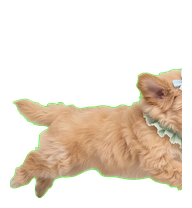
#> input picture shared/companions/dog/running-right/00.png, 192 x 208 px
$ python -i extract_sheet_frames.py   (imports and definitions only)
#> lines starting #> are read from the running program, lines starting #| are printed output that depends on the picture
#> further down, picture is the input picture: PIL image 192x208 RGBA; mean R, G, B, A 67.6, 58.9, 43.1, 85
#!/usr/bin/env python3
"""Extract contract-sized pet frames from a multi-row source sheet."""

from __future__ import annotations

import argparse
import json
from collections import deque
from pathlib import Path

from PIL import Image

CELL_SIZE = (192, 208)
DEFAULT_SOURCE_ROWS = [
    ("idle", 6),
    ("running-right", 8),
    ("waving", 4),
    ("jumping", 5),
    ("failed", 8),
    ("waiting", 6),
    ("running", 6),
    ("review", 6),
]


def color_distance(left: tuple[int, int, int], right: tuple[int, int, int]) -> int:
    return max(abs(left[index] - right[index]) for index in range(3))


def estimate_background(image: Image.Image) -> tuple[int, int, int]:
    rgb = image.convert("RGB")
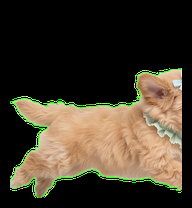
#> rgb: PIL image 192x208 RGB; mean R, G, B 67.6, 58.9, 43.1
    width, height = rgb.size
#> width = 192; height = 208
    samples: list[tuple[int, int, int]] = []
    step_x = max(1, width // 64)
#> step_x = 3
    step_y = max(1, height // 64)
#> step_y = 3
    for x in range(0, width, step_x):
        samples.extend((rgb.getpixel((x, 0)), rgb.getpixel((x, height - 1))))
#> after the loop, samples = 128 items, first 6: (0, 0, 0), (0, 0, 0), (0, 0, 0), (0, 0, 0), (0, 0, 0), (0, 0, 0)
    for y in range(0, height, step_y):
        samples.extend((rgb.getpixel((0, y)), rgb.getpixel((width - 1, y))))
#> after the loop, samples = 268 items, first 6: (0, 0, 0), (0, 0, 0), (0, 0, 0), (0, 0, 0), (0, 0, 0), (0, 0, 0)
    return tuple(sorted(channel)[len(channel) // 2] for channel in zip(*samples))


# [186 lines left out: functions remove_border_background, normalize_frame, component_centers, extract, parse_row_bands, parse_source_rows, not called in this run]


def parse_state_list(value: str) -> set[str]:
    return {item.strip() for item in value.split(",") if item.strip()}


# [38 lines left out: function main, not called in this run]


# [2 lines not run here, left out]

>>> from PIL import Image
>>> picture = Image.open('../shared/companions/dog/running-right/00.png')
>>> result = estimate_background(picture)
#> result = (0, 0, 0)

$ run again, on shared/companions/dog/running-right/04.png
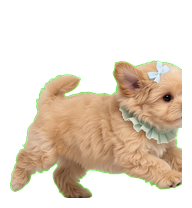
#> input picture shared/companions/dog/running-right/04.png, 192 x 208 px
#> picture is the input picture: PIL image 192x208 RGBA; mean R, G, B, A 80.2, 69.7, 51, 104.5
#> in estimate_background, `rgb = image.convert("RGB")`:
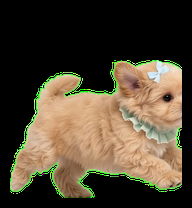
#> rgb: PIL image 192x208 RGB; mean R, G, B 80.2, 69.7, 51
#> after the loop in estimate_background, `for x in range(0, width, step_x):`: samples = 128 items, first 6: (0, 0, 0), (0, 0, 0), (0, 0, 0), (0, 0, 0), (0, 0, 0), (0, 0, 0)
#> after the loop in estimate_background, `for y in range(0, height, step_y):`: samples = 268 items, first 6: (0, 0, 0), (0, 0, 0), (0, 0, 0), (0, 0, 0), (0, 0, 0), (0, 0, 0)
#> result = (0, 0, 0)

$ run again, on shared/companions/dog/running-right/05.png
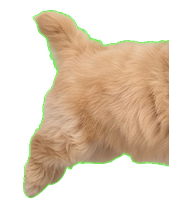
#> input picture shared/companions/dog/running-right/05.png, 192 x 208 px
#> picture is the input picture: PIL image 192x208 RGBA; mean R, G, B, A 87.5, 74.9, 54.2, 112.6
#> in estimate_background, `rgb = image.convert("RGB")`:
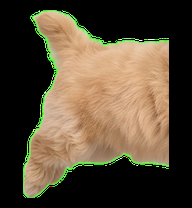
#> rgb: PIL image 192x208 RGB; mean R, G, B 87.5, 74.9, 54.2
#> after the loop in estimate_background, `for x in range(0, width, step_x):`: samples = 128 items, first 6: (0, 0, 0), (0, 0, 0), (0, 0, 0), (0, 0, 0), (0, 0, 0), (0, 0, 0)
#> after the loop in estimate_background, `for y in range(0, height, step_y):`: samples = 268 items, first 6: (0, 0, 0), (0, 0, 0), (0, 0, 0), (0, 0, 0), (0, 0, 0), (0, 0, 0)
#> result = (0, 0, 0)

$ run again, on shared/companions/dog/running-right/06.png
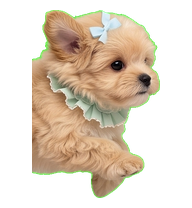
#> input picture shared/companions/dog/running-right/06.png, 192 x 208 px
#> picture is the input picture: PIL image 192x208 RGBA; mean R, G, B, A 86.5, 75.4, 57, 114.2
#> in estimate_background, `rgb = image.convert("RGB")`:
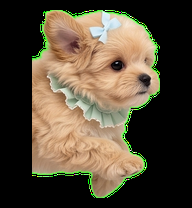
#> rgb: PIL image 192x208 RGB; mean R, G, B 86.5, 75.4, 57
#> after the loop in estimate_background, `for x in range(0, width, step_x):`: samples = 128 items, first 6: (0, 0, 0), (0, 0, 0), (0, 0, 0), (0, 0, 0), (0, 0, 0), (0, 0, 0)
#> after the loop in estimate_background, `for y in range(0, height, step_y):`: samples = 268 items, first 6: (0, 0, 0), (0, 0, 0), (0, 0, 0), (0, 0, 0), (0, 0, 0), (0, 0, 0)
#> result = (0, 0, 0)
